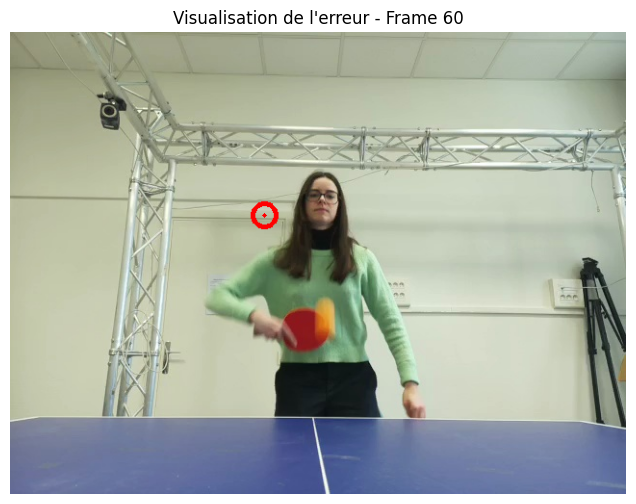
#> input picture roboflow/metrics/erreur_simple_60.png, 636 x 504 px, given in place of philomene_avec_sans_balle.mov, which was not available
$ python detection_couleur.py
#> lines starting #> are read from the running program, lines starting #| are printed output that depends on the picture; pictures that were not available may be replaced by others from this repository, and a replacement may not be noted
import cv2
import numpy as np

def draw_histogram(frame, width=400, height=300):
    """
    Crée une image contenant l'histogramme de la TEINTE (Hue)
    """
    # Conversion en HSV
    hsv = cv2.cvtColor(frame, cv2.COLOR_BGR2HSV)


    hist = cv2.calcHist([hsv], [0], None, [180], [0, 180])

    # Normalisation pour que le pic le plus haut touche le haut de l'image
    cv2.normalize(hist, hist, 0, height, cv2.NORM_MINMAX)

    # Création de l'image de fond pour l'histogramme (fond noir)
    hist_img = np.zeros((height, width, 3), dtype=np.uint8)

    # On dessine les barres
    bin_w = int(round(width / 180))

    for i in range(180):

        color_hsv = np.array([[[i, 255, 255]]], dtype=np.uint8)
        color_rgb = cv2.cvtColor(color_hsv, cv2.COLOR_HSV2BGR)[0][0].tolist()

        cv2.line(hist_img,
                 (i * bin_w, height),
                 (i * bin_w, height - int(hist[i])),
                 color_rgb,
                 bin_w)

    # Zone orange
    cv2.rectangle(hist_img, (10*bin_w, 0), (25*bin_w, height), (255, 255, 255), 1)
    cv2.putText(hist_img, "Zone Orange", (10*bin_w, 20), cv2.FONT_HERSHEY_SIMPLEX, 0.4, (255, 255, 255), 1)

    return hist_img

def analyze_video_stream(video_path):
    cap = cv2.VideoCapture(video_path)

    if not cap.isOpened():
        print("Erreur d'ouverture vidéo")
        return

    print("Appuyez sur 'q' pour quitter l'analyse.")

    while True:
        ret, frame = cap.read()
#> frame is the input picture: shape (504, 636, 3); mean B, G, R 166.6, 177.3, 170.9
        if not ret:
            break

        frame = cv2.resize(frame, (600, 400))
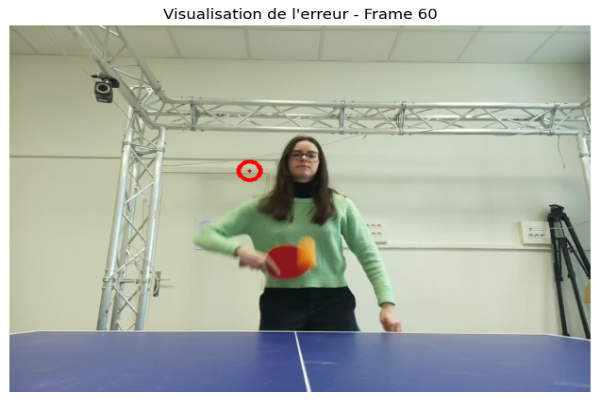
#> frame: shape (400, 600, 3); mean B, G, R 166.5, 177.2, 170.8

        # Générer l'image de l'histogramme
        hist_view = draw_histogram(frame, width=600, height=200)
#> in draw_histogram, `hsv = cv2.cvtColor(frame, cv2.COLOR_BGR2HSV)`: hsv: shape (400, 600, 3); mean H, S, V 47.9, 40.2, 184.1
#> in draw_histogram, `hist = cv2.calcHist([hsv], [0], None, [180], [0, 180])`: hist = 180 values, max 26747 at index 0, min 0 at index 137, mean 1333.3
#> after the loop in draw_histogram, `for i in range(180):`:
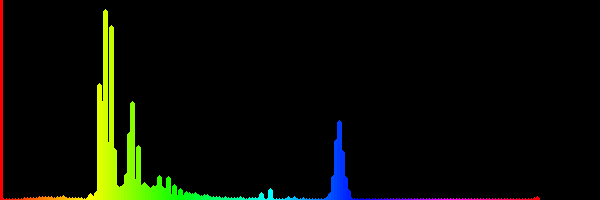
#> hist_img: shape (200, 600, 3); mean of channels 0, 1, 2 3, 11.4, 8.5; drawn as B, G, R
#> in draw_histogram, `cv2.putText(hist_img, "Zone Orange", (10*bin_w, 20), cv2.FONT_HERSHEY_..`:
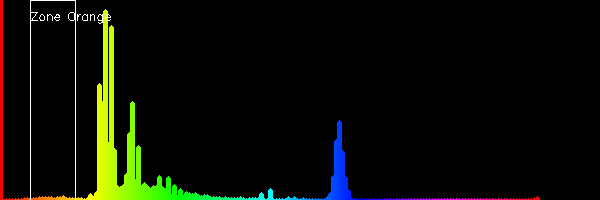
#> hist_img: shape (200, 600, 3); mean of channels 0, 1, 2 4.3, 12.7, 9.8; drawn as B, G, R

        # Empiler verticalement : Vidéo en haut, Spectre en bas
        combined_view = np.vstack((frame, hist_view))
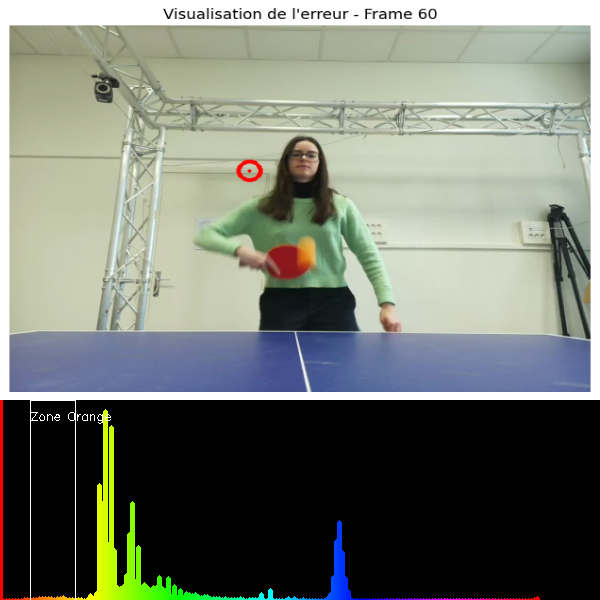
#> combined_view: shape (600, 600, 3); mean B, G, R 112.4, 122.4, 117.1

        cv2.imshow('Analyseur Spectral Temps Reel', combined_view)

        # Ralentir un peu pour voir l'effet
        if cv2.waitKey(30) & 0xFF == ord('q'):
#> (key q is pressed here)
            break

    cap.release()
    cv2.destroyAllWindows()

analyze_video_stream("data/videos/philomene_avec_sans_balle.mov")
